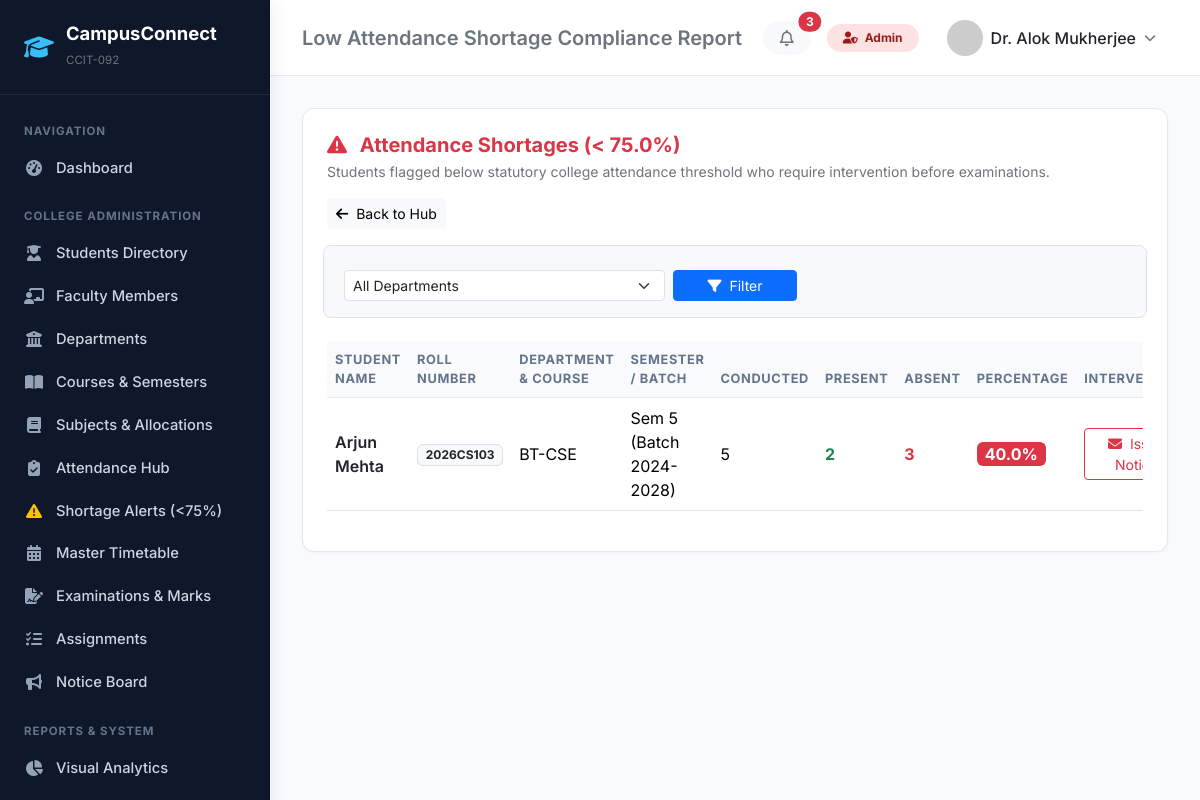
Screenshot of /attendance/shortage-report/ (signed in) with the database file from the repository.
### accounts/models.py (models this page shows, shortened)
class CustomUser(AbstractUser):
    ROLE_ADMIN = 'ADMIN'
    ROLE_FACULTY = 'FACULTY'
    ROLE_STUDENT = 'STUDENT'
    ROLE_CHOICES = [
        (ROLE_ADMIN, 'Administrator'),
        (ROLE_FACULTY, 'Faculty / Professor'),
        (ROLE_STUDENT, 'Student'),
    ]
    role = models.CharField(max_length=20, choices=ROLE_CHOICES, default=ROLE_STUDENT)
    phone = models.CharField(max_length=15, blank=True, null=True)
    profile_picture = models.ImageField(upload_to='profiles/', blank=True, null=True)
    address = models.TextField(blank=True, null=True)
    date_of_birth = models.DateField(blank=True, null=True)
    @property
    def is_admin_role(self):
        return self.role == self.ROLE_ADMIN or self.is_superuser
    @property
    def is_faculty_role(self):
        return self.role == self.ROLE_FACULTY
    @property
    def is_student_role(self):
        return self.role == self.ROLE_STUDENT
    @property
    def avatar_url(self):
        if self.profile_picture and hasattr(self.profile_picture, 'url'):
            return self.profile_picture.url
        return f"https://ui-avatars.com/api/?name={self.username}&background=4f46e5&color=fff&size=128"

### students/models.py (models this page shows, shortened)
class Student(models.Model):
    BLOOD_GROUPS = [
        ('A+', 'A+'), ('A-', 'A-'),
        ('B+', 'B+'), ('B-', 'B-'),
        ('O+', 'O+'), ('O-', 'O-'),
        ('AB+', 'AB+'), ('AB-', 'AB-'),
    ]
    user = models.OneToOneField(settings.AUTH_USER_MODEL, on_delete=models.CASCADE, related_name='student_profile')
    roll_number = models.CharField(max_length=30, unique=True)
    registration_number = models.CharField(max_length=50, unique=True)
    department = models.ForeignKey(Department, on_delete=models.CASCADE, related_name='students')
    course = models.ForeignKey(Course, on_delete=models.CASCADE, related_name='students')
    current_semester = models.ForeignKey(Semester, on_delete=models.CASCADE, related_name='enrolled_students')
    batch = models.ForeignKey(Batch, on_delete=models.CASCADE, related_name='students')
    admission_date = models.DateField(null=True, blank=True)
    blood_group = models.CharField(max_length=5, choices=BLOOD_GROUPS, blank=True, null=True)
    guardian_name = models.CharField(max_length=120, blank=True, null=True)
    guardian_phone = models.CharField(max_length=20, blank=True, null=True)
    documents = models.FileField(upload_to='student_docs/', blank=True, null=True)
    is_archived = models.BooleanField(default=False)  # Safe archival / soft delete
    class Meta:
        ordering = ['roll_number']
    @property
    def full_name(self):
        return self.user.get_full_name() or self.user.username
    def get_attendance_stats(self):
        from attendance.models import AttendanceRecord
        records = AttendanceRecord.objects.filter(student=self)
        total = records.count()
        if total == 0:
            return {'total': 0, 'present': 0, 'absent': 0, 'late': 0, 'percentage': 0.0, 'shortage': False}
        present_count = records.filter(status__in=['PRESENT', 'LATE']).count()
        absent_count = records.filter(status='ABSENT').count()
        late_count = records.filter(status='LATE').count()
        pct = round((present_count / total) * 100, 2)
        shortage = pct < getattr(settings, 'ATTENDANCE_SHORTAGE_THRESHOLD', 75.0)
        return {
            'total': total,
            'present': present_count,
            'absent': absent_count,
            'late': late_count,
            'percentage': pct,
            'shortage': shortage,
        }

class Batch(models.Model):
    name = models.CharField(max_length=100)  # e.g. "Batch 2024-2028"
    course = models.ForeignKey(Course, on_delete=models.CASCADE, related_name='batches')
    academic_session = models.ForeignKey(AcademicSession, on_delete=models.CASCADE, related_name='batches')
    section = models.CharField(max_length=10, default="A")
    class Meta:
        verbose_name_plural = "Batches"
        ordering = ['course', 'name', 'section']
        unique_together = ('name', 'course', 'section')

### academics/models.py (models this page shows, shortened)
class Course(models.Model):
    department = models.ForeignKey(Department, on_delete=models.CASCADE, related_name='courses')
    name = models.CharField(max_length=150)
    code = models.CharField(max_length=20, unique=True)
    duration_years = models.PositiveSmallIntegerField(default=4)
    total_semesters = models.PositiveSmallIntegerField(default=8)
    class Meta:
        ordering = ['code']

class Semester(models.Model):
    course = models.ForeignKey(Course, on_delete=models.CASCADE, related_name='semesters')
    semester_number = models.PositiveSmallIntegerField()  # 1 to 8
    academic_session = models.ForeignKey(AcademicSession, on_delete=models.CASCADE, related_name='semesters')
    class Meta:
        ordering = ['course', 'semester_number']
        unique_together = ('course', 'semester_number', 'academic_session')

### accounts/permissions.py (the view)
        def _wrapped_view(request, *args, **kwargs):
            if not request.user.is_authenticated:
                return redirect('login')
            if request.user.role in allowed_roles or request.user.is_superuser or ('ADMIN' in allowed_roles and request.user.is_staff):
                return view_func(request, *args, **kwargs)
            messages.error(request, "Permission denied for this operation.")
            return redirect('dashboard_redirect')

### templates/attendance/shortage_report.html (shortened to what this page needs)
{% extends 'base.html' %}
{% block page_heading %}Low Attendance Shortage Compliance Report{% endblock %}
{% block content %}
<div class="card p-4">
    <div class="d-flex flex-wrap justify-content-between align-items-center gap-3 mb-4">
        <div>
            <h5 class="fw-bold mb-1 text-danger"><i class="fa-solid fa-triangle-exclamation me-2"></i> Attendance Shortages (&lt; {{ threshold }}%)</h5>
            <p class="text-secondary small mb-0">Students flagged below statutory college attendance threshold who require intervention before examinations.</p>
        </div>
        <a href="{% url 'attendance_session_list' %}" class="btn btn-sm btn-light">
            <i class="fa-solid fa-arrow-left me-1"></i> Back to Hub
        </a>
    </div>
    <form method="get" class="row g-2 mb-4 bg-light p-3 rounded-3 border">
        <div class="col-md-5">
            <select name="department" class="form-select form-select-sm">
                <option value="">All Departments</option>
            </select>
        </div>
        <div class="col-md-2">
            <button type="submit" class="btn btn-sm btn-primary w-100"><i class="fa-solid fa-filter me-1"></i> Filter</button>
        </div>
    </form>
    <div class="table-responsive">
        <table class="table table-hover align-middle">
            <thead>
                <tr>
                    <th>Student Name</th>
                    <th>Roll Number</th>
                    <th>Department & Course</th>
                    <th>Semester / Batch</th>
                    <th>Conducted</th>
                    <th>Present</th>
                    <th>Absent</th>
                    <th>Percentage</th>
                    <th class="text-end">Intervention</th>
                </tr>
            </thead>
            <tbody>
                {% for item in shortage_list %}
                    <tr>
                        <td>
                            <a href="{% url 'student_detail' item.student.id %}" class="fw-semibold text-dark text-decoration-none">
                                {{ item.student.full_name }}
                            </a>
                        </td>
                        <td><span class="badge bg-light text-dark border">{{ item.student.roll_number }}</span></td>
                        <td>{{ item.student.course.code }}</td>
                        <td>Sem {{ item.student.current_semester.semester_number }} ({{ item.student.batch.name }})</td>
                        <td>{{ item.total }}</td>
                        <td><span class="text-success fw-bold">{{ item.present }}</span></td>
                        <td><span class="text-danger fw-bold">{{ item.absent }}</span></td>
                        <td>
                            <span class="badge bg-danger fs-6 px-2 py-1">
                                {{ item.percentage }}%
                            </span>
                        </td>
                        <td class="text-end">
                            <a href="{% url 'student_detail' item.student.id %}" class="btn btn-sm btn-outline-danger">
                                <i class="fa-solid fa-envelope me-1"></i> Issue Notice
                            </a>
                        </td>
                    </tr>
                {% endfor %}
            </tbody>
        </table>
    </div>
</div>
{% endblock %}

### templates/base.html (shortened to what this page needs)
<!DOCTYPE html>
<html lang="en">
<head>
    <link href="https://cdn.jsdelivr.net/npm/bootstrap@5.3.3/dist/css/bootstrap.min.css" rel="stylesheet">
    <link rel="stylesheet" href="https://cdnjs.cloudflare.com/ajax/libs/font-awesome/6.5.1/css/all.min.css">
</head>
<body>
    <aside class="sidebar">
        <a href="{% url 'dashboard_redirect' %}" class="sidebar-brand">
            <i class="fa-solid fa-graduation-cap"></i>
            <div>
                <span class="d-block" style="line-height: 1.2;">CampusConnect</span>
                <small class="text-secondary fw-normal" style="font-size: 0.72rem;">{{ COLLEGE_CODE }}</small>
            </div>
        </a>
        <div class="nav flex-column py-2">
            <span class="nav-section-title">Navigation</span>
            <a href="{% url 'dashboard_redirect' %}" class="nav-link">
                <i class="fa-solid fa-gauge-high"></i> Dashboard
            </a>
            {% if is_admin %}
                <span class="nav-section-title">College Administration</span>
                <a href="{% url 'student_list' %}" class="nav-link">
                    <i class="fa-solid fa-user-graduate"></i> Students Directory
                </a>
                <a href="{% url 'faculty_list' %}" class="nav-link">
                    <i class="fa-solid fa-chalkboard-user"></i> Faculty Members
                </a>
                <a href="{% url 'department_list' %}" class="nav-link">
                    <i class="fa-solid fa-building-columns"></i> Departments
                </a>
                <a href="{% url 'course_list' %}" class="nav-link">
                    <i class="fa-solid fa-book-open"></i> Courses & Semesters
                </a>
                <a href="{% url 'subject_list' %}" class="nav-link">
                    <i class="fa-solid fa-book"></i> Subjects & Allocations
                </a>
                <a href="{% url 'attendance_session_list' %}" class="nav-link">
                    <i class="fa-solid fa-clipboard-check"></i> Attendance Hub
                </a>
                <a href="{% url 'attendance_shortage_report' %}" class="nav-link">
                    <i class="fa-solid fa-triangle-exclamation text-warning"></i> Shortage Alerts (<75%)
                </a>
                <a href="{% url 'timetable_master' %}" class="nav-link">
                    <i class="fa-solid fa-calendar-days"></i> Master Timetable
                </a>
                <a href="{% url 'examination_list' %}" class="nav-link">
                    <i class="fa-solid fa-file-signature"></i> Examinations & Marks
                </a>
                <a href="{% url 'assignment_list' %}" class="nav-link">
                    <i class="fa-solid fa-tasks"></i> Assignments
                </a>
                <a href="{% url 'notice_list' %}" class="nav-link">
                    <i class="fa-solid fa-bullhorn"></i> Notice Board
                </a>
                <span class="nav-section-title">Reports & System</span>
                <a href="{% url 'reports_analytics' %}" class="nav-link">
                    <i class="fa-solid fa-chart-pie"></i> Visual Analytics
                </a>
                <a href="{% url 'audit_log_list' %}" class="nav-link">
                </a>
            {% endif %}
        </div>
    </aside>
    <div class="main-content">
        <header class="topbar">
            <div class="d-flex align-items-center gap-3">
                <h5 class="mb-0 fw-semibold text-secondary d-none d-md-block">
                    {% block page_heading %}{{ COLLEGE_NAME }}{% endblock %}
                </h5>
            </div>
            <div class="d-flex align-items-center gap-3">
                <a href="{% url 'notice_list' %}" class="btn btn-light position-relative rounded-pill px-3 py-1">
                    <i class="fa-regular fa-bell text-secondary"></i>
                    {% if unread_notices_count > 0 %}
                        <span class="position-absolute top-0 start-100 translate-middle badge rounded-pill bg-danger">
                            {{ unread_notices_count }}
                        </span>
                    {% endif %}
                </a>
                {% if is_admin %}
                    <span class="badge badge-role-admin px-3 py-2 rounded-pill"><i class="fa-solid fa-user-shield me-1"></i> Admin</span>
                {% elif is_faculty %}
                    <span class="badge badge-role-faculty px-3 py-2 rounded-pill"><i class="fa-solid fa-chalkboard-user me-1"></i> Faculty</span>
                {% elif is_student %}
                    <span class="badge badge-role-student px-3 py-2 rounded-pill"><i class="fa-solid fa-user-graduate me-1"></i> Student</span>
                {% endif %}
                <div class="dropdown">
                    <button class="btn btn-white d-flex align-items-center gap-2 border-0" data-bs-toggle="dropdown">
                        <img src="{{ request.user.avatar_url }}" alt="User" class="rounded-circle" width="36" height="36">
                        <span class="fw-medium text-dark d-none d-sm-inline">{{ request.user.get_full_name|default:request.user.username }}</span>
                        <i class="fa-solid fa-chevron-down text-secondary" style="font-size: 0.75rem;"></i>
                    </button>
                </div>
            </div>
        </header>
        <main class="content-body">
            {% block content %}{% endblock %}
        </main>
    </div>
</body>
</html>

### rows the page displays
CustomUser: user.get_full_name "Dr. Alok Mukherjee"
Student: student.full_name "Arjun Mehta", student.roll_number "2026CS103", student.course.code "BT-CSE", student.current_semester.semester_number "5", student.batch.name "Batch 2024-2028", total "5", present "2", absent "3", percentage "40.0"

### other values shown
{{ COLLEGE_CODE }} "CCIT-092"
{{ unread_notices_count }} "3"
{{ threshold }} "75.0"
